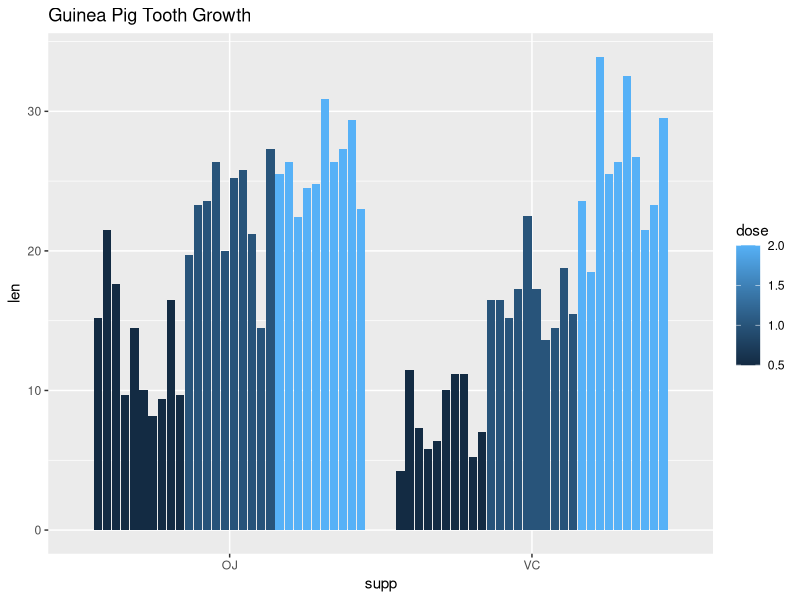

The R script that drew this image:
library(dplyr)
library(ggplot2)

# Let's look at guinea pig tooth growth!

data(ToothGrowth)

?ToothGrowth

ggplot(data = ToothGrowth, aes(x = supp, y = len)) +
  geom_col(aes(fill = dose), position = "dodge2") +
  labs(title = "Guinea Pig Tooth Growth")

# I'd better start giving my guinea pigs some oj...
